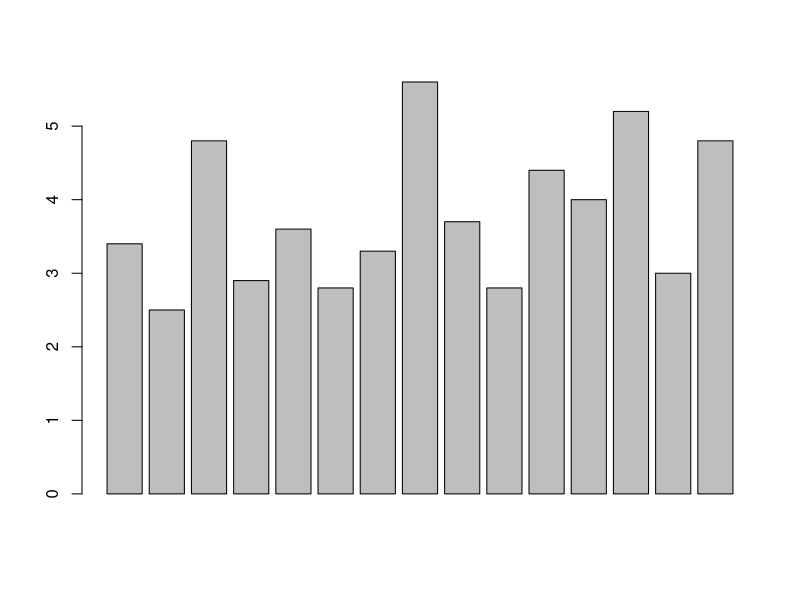
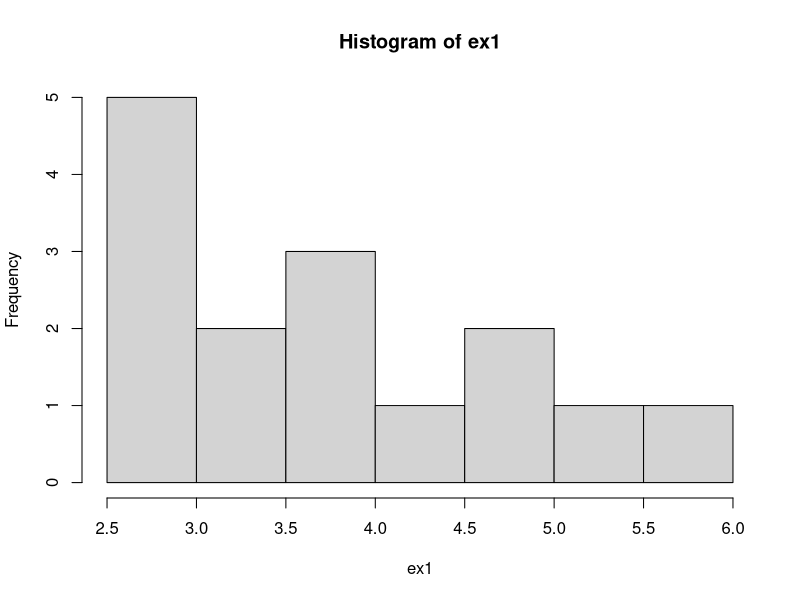
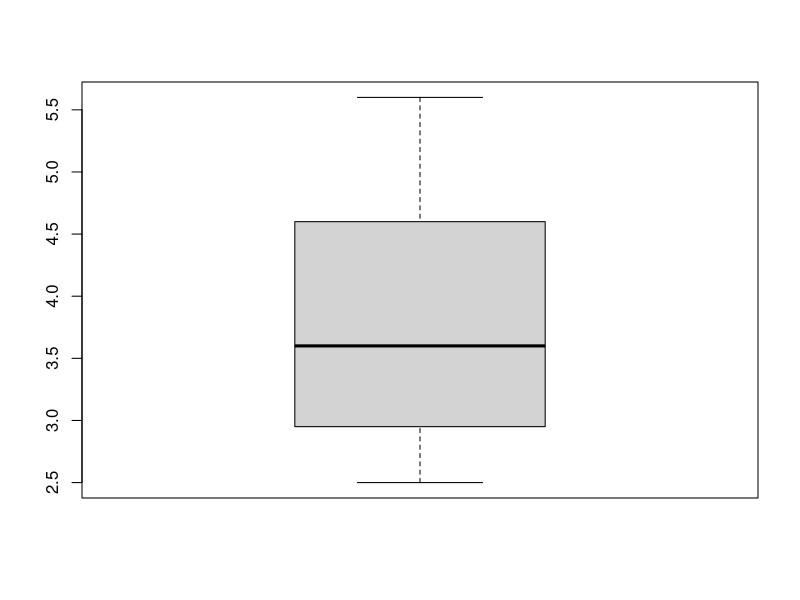
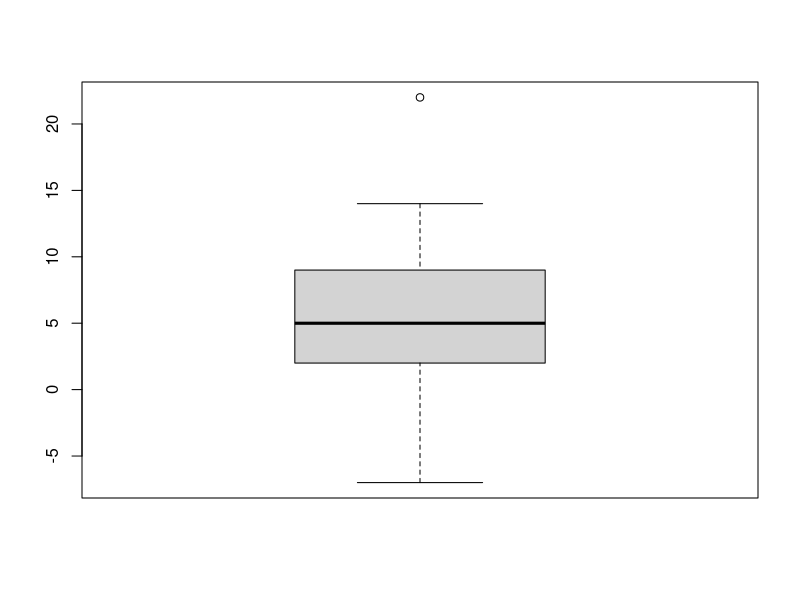
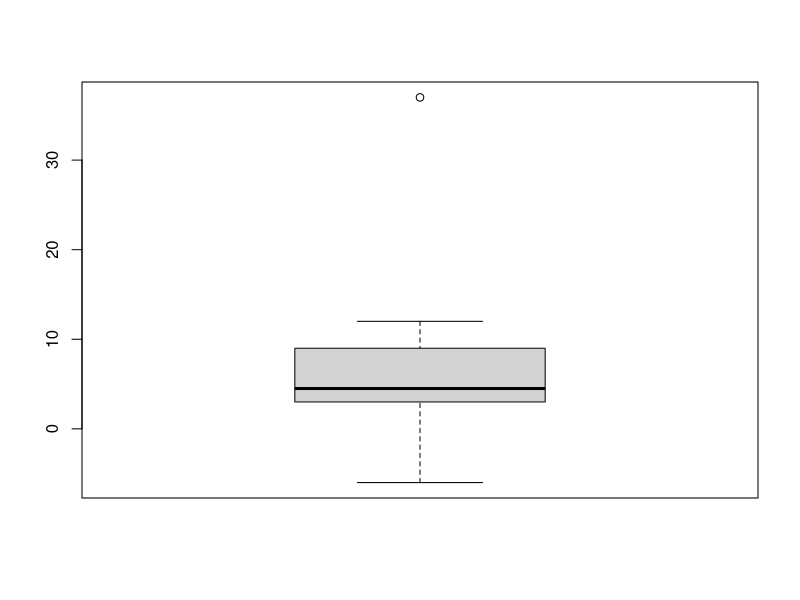
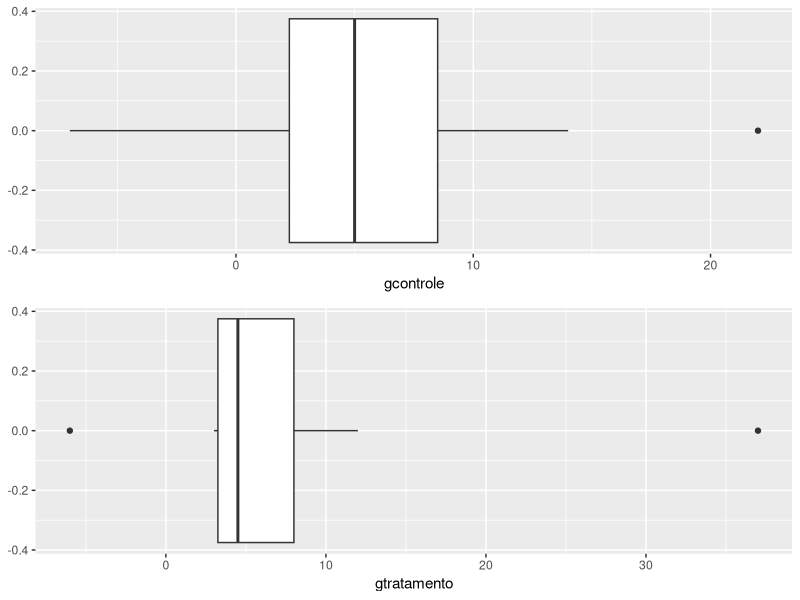
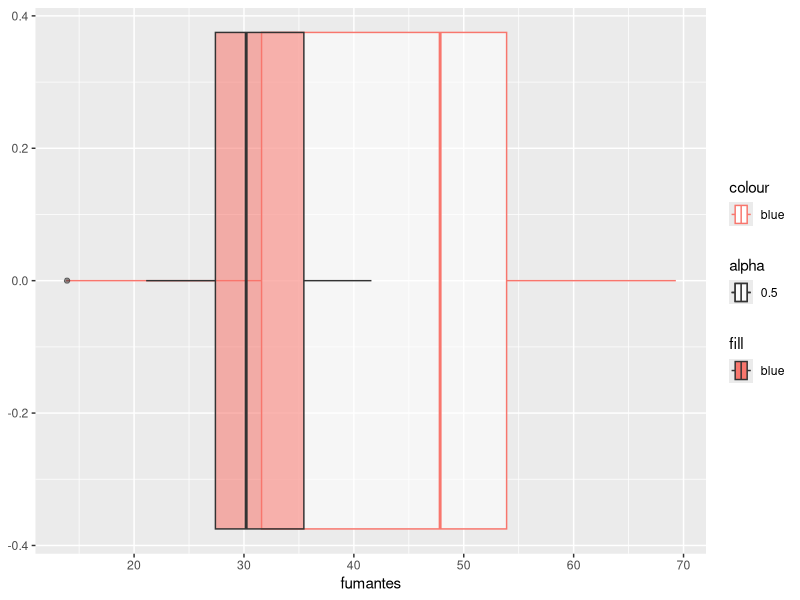
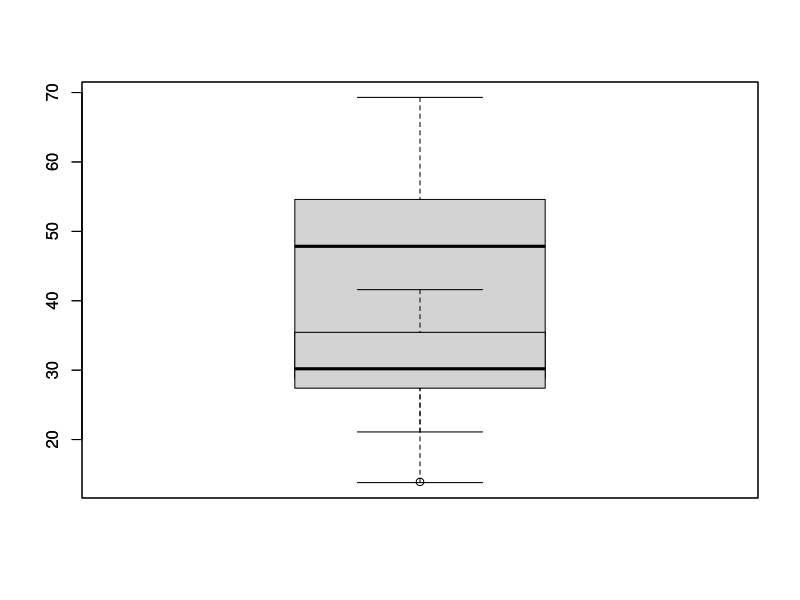

Write the R code that produced these figures, in order.
## ---- chunk 1
library(tidyverse)

## ---- chunk 2
ex1 <- c(3.4, 2.5, 4.8, 2.9, 3.6, 2.8, 3.3, 5.6, 3.7, 2.8, 4.4, 4.0, 5.2, 3.0, 4.8)

# Grafico de Barras
barplot(ex1)
hist(ex1)

mean(ex1)
median(ex1)

boxplot(ex1)
# Grafico de ramo e folhas
stem(ex1)

## ---- chunk 3
gcontrole <- c( 7, 3, -4, 14, 2, 5, 22, -7, 9, 5)
gtratamento <- c(-6, 5, 9, 4, 4, 12, 37, 5, 3, 3)

# Boxplots

boxplot(gcontrole)
boxplot(gtratamento)

mean(gtratamento)
median(gtratamento)


mean(gcontrole)
median(gcontrole)

library(tidyverse)

p<- ggplot() + geom_boxplot(aes(x = gcontrole))
q <- ggplot() + geom_boxplot(aes(x = gtratamento))

library(gridExtra)

grid.arrange(p,q)

p<- ggplot() + geom_violin(aes(x = gcontrole)) 
q <- ggplot() + geom_violin(aes(x = gtratamento))


## ---- chunk 4
temp20 <- c(2.07, 2.14, 2.22, 2.03, 2.21, 2.03, 2.05, 2.18, 2.09, 2.14)
temp40 <- c(2.52, 2.15, 2.49, 2.03, 2.37, 2.05, 1.99, 2.42, 2.08, 2.42)

# tabela de frequencias
fa <- table(temp20)
fr <- prop.table(temp20)

a <- cbind(temp20, fa,fr)

fa.40 <- table(temp40)
fr.40 <- prop.table(temp40)

b <- cbind(temp40, fa.40,fr.40)
## ---- chunk 5
a
## ---- chunk 6
b
## ---- chunk 7
ex5 <- read_delim("censo.txt", delim = " ")
ex5

## ---- chunk 8
fumantes <- c(69.3, 56.0, 22.1, 47.6, 53.2, 48.1, 52.7, 34.4, 60.2, 43.8, 23.2, 13.8 )
naofumam <- c( 28.6, 25.1, 26.4, 34.9, 29.8, 28.4, 38.5, 30.2, 30.6, 31.8, 41.6, 21.1, 36.0, 37.9, 13.9) 

# Boxplots

#fumantes %>% ggplot() + geom_histogram()

#ggplot(data = fumantes) + geom_histogram()

ggplot() + geom_boxplot(aes(x = fumantes, alpha = 0.5, color = "blue")) + geom_boxplot(aes(x = naofumam , alpha = 0.5, fill = "blue"))


boxplot(fumantes)
boxplot(naofumam, add = T)

mean(fumantes)

mean(naofumam)

## ---- chunk 9
ex6 <- c(2, 2, 3, 10, 13, 14, 15, 15, 16, 16, 18, 18, 20, 21, 22, 22, 23, 24, 25, 25, 26, 27, 29, 29, 30, 32, 36, 42,44, 45, 45, 46, 48, 52, 58, 59, 61, 61, 61, 65, 66, 66, 68, 75, 78, 80, 89, 90, 92, 97)

# Histograma e boxplot
